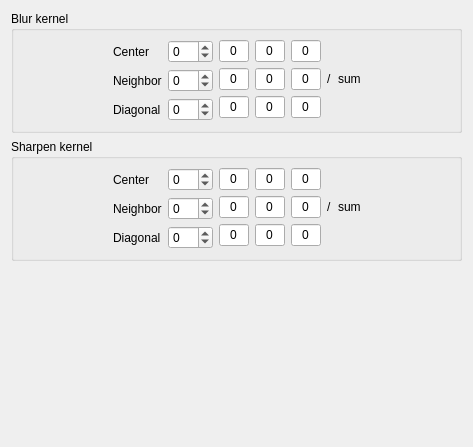
       <widget class="QWidget" name="video_filter">
        <layout class="QVBoxLayout" name="verticalLayout_38">
         <item>
          <widget class="QGroupBox" name="groupBox_5">
           <property name="title">
            <string>Blur kernel</string>
           </property>
           <layout class="QHBoxLayout" name="horizontalLayout_2">
            <item>
             <spacer name="horizontalSpacer_3">
              <property name="orientation">
               <enum>Qt::Horizontal</enum>
              </property>
              <property name="sizeHint" stdset="0">
               <size>
                <width>8</width>
                <height>20</height>
               </size>
              </property>
             </spacer>
            </item>
            <item>
             <layout class="QFormLayout" name="formLayout_5">
              <item row="0" column="0">
               <widget class="QLabel" name="label_31">
                <property name="text">
                 <string>Center</string>
                </property>
               </widget>
              </item>
              <item row="0" column="1">
               <widget class="QSpinBox" name="blur_kern_c">
                <property name="minimum">
                 <number>-99</number>
                </property>
               </widget>
              </item>
              <item row="1" column="0">
               <widget class="QLabel" name="label_32">
                <property name="text">
                 <string>Neighbor</string>
                </property>
               </widget>
              </item>
              <item row="1" column="1">
               <widget class="QSpinBox" name="blur_kern_n">
                <property name="minimum">
                 <number>-99</number>
                </property>
               </widget>
              </item>
              <item row="2" column="0">
               <widget class="QLabel" name="label_33">
                <property name="text">
                 <string>Diagonal</string>
                </property>
               </widget>
              </item>
              <item row="2" column="1">
               <widget class="QSpinBox" name="blur_kern_d">
                <property name="minimum">
                 <number>-99</number>
                </property>
               </widget>
              </item>
             </layout>
            </item>
            <item>
             <layout class="QGridLayout" name="gridLayout">
              <item row="0" column="0">
               <widget class="QLineEdit" name="lineEdit">
                <property name="sizePolicy">
                 <sizepolicy hsizetype="Preferred" vsizetype="Fixed">
                  <horstretch>0</horstretch>
                  <verstretch>0</verstretch>
                 </sizepolicy>
                </property>
                <property name="maximumSize">
                 <size>
                  <width>30</width>
                  <height>16777215</height>
                 </size>
                </property>
                <property name="text">
                 <string notr="true">0</string>
                </property>
                <property name="maxLength">
                 <number>3</number>
                </property>
                <property name="alignment">
                 <set>Qt::AlignCenter</set>
                </property>
                <property name="readOnly">
                 <bool>true</bool>
                </property>
               </widget>
              </item>
              <item row="0" column="1">
               <widget class="QLineEdit" name="lineEdit_2">
                <property name="sizePolicy">
                 <sizepolicy hsizetype="Preferred" vsizetype="Fixed">
                  <horstretch>0</horstretch>
                  <verstretch>0</verstretch>
                 </sizepolicy>
                </property>
                <property name="maximumSize">
                 <size>
                  <width>30</width>
                  <height>16777215</height>
                 </size>
                </property>
                <property name="text">
                 <string notr="true">0</string>
                </property>
                <property name="maxLength">
                 <number>3</number>
                </property>
                <property name="alignment">
                 <set>Qt::AlignCenter</set>
                </property>
                <property name="readOnly">
                 <bool>true</bool>
                </property>
               </widget>
              </item>
              <item row="0" column="2">
               <widget class="QLineEdit" name="lineEdit_3">
                <property name="sizePolicy">
                 <sizepolicy hsizetype="Preferred" vsizetype="Fixed">
                  <horstretch>0</horstretch>
                  <verstretch>0</verstretch>
                 </sizepolicy>
                </property>
                <property name="maximumSize">
                 <size>
                  <width>30</width>
                  <height>16777215</height>
                 </size>
                </property>
                <property name="text">
                 <string notr="true">0</string>
                </property>
                <property name="maxLength">
                 <number>3</number>
                </property>
                <property name="alignment">
                 <set>Qt::AlignCenter</set>
                </property>
                <property name="readOnly">
                 <bool>true</bool>
                </property>
               </widget>
              </item>
              <item row="1" column="0">
               <widget class="QLineEdit" name="lineEdit_4">
                <property name="sizePolicy">
                 <sizepolicy hsizetype="Preferred" vsizetype="Fixed">
                  <horstretch>0</horstretch>
                  <verstretch>0</verstretch>
                 </sizepolicy>
                </property>
                <property name="maximumSize">
                 <size>
                  <width>30</width>
                  <height>16777215</height>
                 </size>
                </property>
                <property name="text">
                 <string notr="true">0</string>
                </property>
                <property name="maxLength">
                 <number>3</number>
                </property>
                <property name="alignment">
                 <set>Qt::AlignCenter</set>
                </property>
                <property name="readOnly">
                 <bool>true</bool>
                </property>
               </widget>
              </item>
              <item row="1" column="1">
               <widget class="QLineEdit" name="lineEdit_5">
                <property name="sizePolicy">
                 <sizepolicy hsizetype="Preferred" vsizetype="Fixed">
                  <horstretch>0</horstretch>
                  <verstretch>0</verstretch>
                 </sizepolicy>
                </property>
                <property name="maximumSize">
                 <size>
                  <width>30</width>
                  <height>16777215</height>
                 </size>
                </property>
                <property name="text">
                 <string notr="true">0</string>
                </property>
                <property name="maxLength">
                 <number>3</number>
                </property>
                <property name="alignment">
                 <set>Qt::AlignCenter</set>
                </property>
                <property name="readOnly">
                 <bool>true</bool>
                </property>
               </widget>
              </item>
              <item row="1" column="2">
               <widget class="QLineEdit" name="lineEdit_6">
                <property name="sizePolicy">
                 <sizepolicy hsizetype="Preferred" vsizetype="Fixed">
                  <horstretch>0</horstretch>
                  <verstretch>0</verstretch>
                 </sizepolicy>
                </property>
                <property name="maximumSize">
                 <size>
                  <width>30</width>
                  <height>16777215</height>
                 </size>
                </property>
                <property name="text">
                 <string notr="true">0</string>
                </property>
                <property name="maxLength">
                 <number>3</number>
                </property>
                <property name="alignment">
                 <set>Qt::AlignCenter</set>
                </property>
                <property name="readOnly">
                 <bool>true</bool>
                </property>
               </widget>
              </item>
              <item row="1" column="3">
               <widget class="QLabel" name="label_41">
                <property name="text">
                 <string notr="true">/</string>
                </property>
               </widget>
              </item>
              <item row="1" column="4">
               <widget class="QLabel" name="blur_sum">
                <property name="text">
                 <string notr="true">sum</string>
                </property>
               </widget>
              </item>
              <item row="2" column="0">
               <widget class="QLineEdit" name="lineEdit_9">
                <property name="sizePolicy">
                 <sizepolicy hsizetype="Preferred" vsizetype="Fixed">
                  <horstretch>0</horstretch>
                  <verstretch>0</verstretch>
                 </sizepolicy>
                </property>
                <property name="maximumSize">
                 <size>
                  <width>30</width>
                  <height>16777215</height>
                 </size>
                </property>
                <property name="text">
                 <string notr="true">0</string>
                </property>
                <property name="maxLength">
                 <number>3</number>
                </property>
                <property name="alignment">
                 <set>Qt::AlignCenter</set>
                </property>
                <property name="readOnly">
                 <bool>true</bool>
                </property>
               </widget>
              </item>
              <item row="2" column="1">
               <widget class="QLineEdit" name="lineEdit_7">
                <property name="sizePolicy">
                 <sizepolicy hsizetype="Preferred" vsizetype="Fixed">
                  <horstretch>0</horstretch>
                  <verstretch>0</verstretch>
                 </sizepolicy>
                </property>
                <property name="maximumSize">
                 <size>
                  <width>30</width>
                  <height>16777215</height>
                 </size>
                </property>
                <property name="text">
                 <string notr="true">0</string>
                </property>
                <property name="maxLength">
                 <number>3</number>
                </property>
                <property name="alignment">
                 <set>Qt::AlignCenter</set>
                </property>
                <property name="readOnly">
                 <bool>true</bool>
                </property>
               </widget>
              </item>
              <item row="2" column="2">
               <widget class="QLineEdit" name="lineEdit_8">
                <property name="sizePolicy">
                 <sizepolicy hsizetype="Preferred" vsizetype="Fixed">
                  <horstretch>0</horstretch>
                  <verstretch>0</verstretch>
                 </sizepolicy>
                </property>
                <property name="maximumSize">
                 <size>
                  <width>30</width>
                  <height>16777215</height>
                 </size>
                </property>
                <property name="text">
                 <string notr="true">0</string>
                </property>
                <property name="maxLength">
                 <number>3</number>
                </property>
                <property name="alignment">
                 <set>Qt::AlignCenter</set>
                </property>
                <property name="readOnly">
                 <bool>true</bool>
                </property>
               </widget>
              </item>
             </layout>
            </item>
            <item>
             <spacer name="horizontalSpacer_4">
              <property name="orientation">
               <enum>Qt::Horizontal</enum>
              </property>
              <property name="sizeHint" stdset="0">
               <size>
                <width>9</width>
                <height>20</height>
               </size>
              </property>
             </spacer>
            </item>
           </layout>
          </widget>
         </item>
         <item>
          <widget class="QGroupBox" name="groupBox_6">
           <property name="title">
            <string>Sharpen kernel</string>
           </property>
           <layout class="QHBoxLayout" name="horizontalLayout_3">
            <item>
             <spacer name="horizontalSpacer_2">
              <property name="orientation">
               <enum>Qt::Horizontal</enum>
              </property>
              <property name="sizeHint" stdset="0">
               <size>
                <width>90</width>
                <height>20</height>
               </size>
              </property>
             </spacer>
            </item>
            <item>
             <layout class="QFormLayout" name="formLayout_6">
              <item row="0" column="0">
               <widget class="QLabel" name="label_35">
                <property name="text">
                 <string>Center</string>
                </property>
               </widget>
              </item>
              <item row="0" column="1">
               <widget class="QSpinBox" name="sharpen_kern_c">
                <property name="minimum">
                 <number>-99</number>
                </property>
               </widget>
              </item>
              <item row="1" column="0">
               <widget class="QLabel" name="label_36">
                <property name="text">
                 <string>Neighbor</string>
                </property>
               </widget>
              </item>
              <item row="1" column="1">
               <widget class="QSpinBox" name="sharpen_kern_n">
                <property name="minimum">
                 <number>-99</number>
                </property>
               </widget>
              </item>
              <item row="2" column="0">
               <widget class="QLabel" name="label_37">
                <property name="text">
                 <string>Diagonal</string>
                </property>
               </widget>
              </item>
              <item row="2" column="1">
               <widget class="QSpinBox" name="sharpen_kern_d">
                <property name="minimum">
                 <number>-99</number>
                </property>
               </widget>
              </item>
             </layout>
            </item>
            <item>
             <layout class="QGridLayout" name="gridLayout_2">
              <item row="0" column="0">
               <widget class="QLineEdit" name="lineEdit_10">
                <property name="sizePolicy">
                 <sizepolicy hsizetype="Preferred" vsizetype="Fixed">
                  <horstretch>0</horstretch>
                  <verstretch>0</verstretch>
                 </sizepolicy>
                </property>
                <property name="maximumSize">
                 <size>
                  <width>30</width>
                  <height>16777215</height>
                 </size>
                </property>
                <property name="text">
                 <string notr="true">0</string>
                </property>
                <property name="maxLength">
                 <number>3</number>
                </property>
                <property name="alignment">
                 <set>Qt::AlignCenter</set>
                </property>
                <property name="readOnly">
                 <bool>true</bool>
                </property>
               </widget>
              </item>
              <item row="0" column="1">
               <widget class="QLineEdit" name="lineEdit_11">
                <property name="sizePolicy">
                 <sizepolicy hsizetype="Preferred" vsizetype="Fixed">
                  <horstretch>0</horstretch>
                  <verstretch>0</verstretch>
                 </sizepolicy>
                </property>
                <property name="maximumSize">
                 <size>
                  <width>30</width>
                  <height>16777215</height>
                 </size>
                </property>
                <property name="text">
                 <string notr="true">0</string>
                </property>
                <property name="maxLength">
                 <number>3</number>
                </property>
                <property name="alignment">
                 <set>Qt::AlignCenter</set>
                </property>
                <property name="readOnly">
                 <bool>true</bool>
                </property>
               </widget>
              </item>
              <item row="0" column="2">
               <widget class="QLineEdit" name="lineEdit_12">
                <property name="sizePolicy">
                 <sizepolicy hsizetype="Preferred" vsizetype="Fixed">
                  <horstretch>0</horstretch>
                  <verstretch>0</verstretch>
                 </sizepolicy>
                </property>
                <property name="maximumSize">
                 <size>
                  <width>30</width>
                  <height>16777215</height>
                 </size>
                </property>
                <property name="text">
                 <string notr="true">0</string>
                </property>
                <property name="maxLength">
                 <number>3</number>
                </property>
                <property name="alignment">
                 <set>Qt::AlignCenter</set>
                </property>
                <property name="readOnly">
                 <bool>true</bool>
                </property>
               </widget>
              </item>
              <item row="1" column="0">
               <widget class="QLineEdit" name="lineEdit_13">
                <property name="sizePolicy">
                 <sizepolicy hsizetype="Preferred" vsizetype="Fixed">
                  <horstretch>0</horstretch>
                  <verstretch>0</verstretch>
                 </sizepolicy>
                </property>
                <property name="maximumSize">
                 <size>
                  <width>30</width>
                  <height>16777215</height>
                 </size>
                </property>
                <property name="text">
                 <string notr="true">0</string>
                </property>
                <property name="maxLength">
                 <number>3</number>
                </property>
                <property name="alignment">
                 <set>Qt::AlignCenter</set>
                </property>
                <property name="readOnly">
                 <bool>true</bool>
                </property>
               </widget>
              </item>
              <item row="1" column="1">
               <widget class="QLineEdit" name="lineEdit_14">
                <property name="sizePolicy">
                 <sizepolicy hsizetype="Preferred" vsizetype="Fixed">
                  <horstretch>0</horstretch>
                  <verstretch>0</verstretch>
                 </sizepolicy>
                </property>
                <property name="maximumSize">
                 <size>
                  <width>30</width>
                  <height>16777215</height>
                 </size>
                </property>
                <property name="text">
                 <string notr="true">0</string>
                </property>
                <property name="maxLength">
                 <number>3</number>
                </property>
                <property name="alignment">
                 <set>Qt::AlignCenter</set>
                </property>
                <property name="readOnly">
                 <bool>true</bool>
                </property>
               </widget>
              </item>
              <item row="1" column="2">
               <widget class="QLineEdit" name="lineEdit_15">
                <property name="sizePolicy">
                 <sizepolicy hsizetype="Preferred" vsizetype="Fixed">
                  <horstretch>0</horstretch>
                  <verstretch>0</verstretch>
                 </sizepolicy>
                </property>
                <property name="maximumSize">
                 <size>
                  <width>30</width>
                  <height>16777215</height>
                 </size>
                </property>
                <property name="text">
                 <string notr="true">0</string>
                </property>
                <property name="maxLength">
                 <number>3</number>
                </property>
                <property name="alignment">
                 <set>Qt::AlignCenter</set>
                </property>
                <property name="readOnly">
                 <bool>true</bool>
                </property>
               </widget>
              </item>
              <item row="1" column="3">
               <widget class="QLabel" name="label_44">
                <property name="text">
                 <string notr="true">/</string>
                </property>
               </widget>
              </item>
              <item row="1" column="4">
               <widget class="QLabel" name="sharpen_sum">
                <property name="text">
                 <string notr="true">sum</string>
                </property>
               </widget>
              </item>
              <item row="2" column="0">
               <widget class="QLineEdit" name="lineEdit_16">
                <property name="sizePolicy">
                 <sizepolicy hsizetype="Preferred" vsizetype="Fixed">
                  <horstretch>0</horstretch>
                  <verstretch>0</verstretch>
                 </sizepolicy>
                </property>
                <property name="maximumSize">
                 <size>
                  <width>30</width>
                  <height>16777215</height>
                 </size>
                </property>
                <property name="text">
                 <string notr="true">0</string>
                </property>
                <property name="maxLength">
                 <number>3</number>
                </property>
                <property name="alignment">
                 <set>Qt::AlignCenter</set>
                </property>
                <property name="readOnly">
                 <bool>true</bool>
                </property>
               </widget>
              </item>
              <item row="2" column="1">
               <widget class="QLineEdit" name="lineEdit_17">
                <property name="sizePolicy">
                 <sizepolicy hsizetype="Preferred" vsizetype="Fixed">
                  <horstretch>0</horstretch>
                  <verstretch>0</verstretch>
                 </sizepolicy>
                </property>
                <property name="maximumSize">
                 <size>
                  <width>30</width>
                  <height>16777215</height>
                 </size>
                </property>
                <property name="text">
                 <string notr="true">0</string>
                </property>
                <property name="maxLength">
                 <number>3</number>
                </property>
                <property name="alignment">
                 <set>Qt::AlignCenter</set>
                </property>
                <property name="readOnly">
                 <bool>true</bool>
                </property>
               </widget>
              </item>
              <item row="2" column="2">
               <widget class="QLineEdit" name="lineEdit_18">
                <property name="sizePolicy">
                 <sizepolicy hsizetype="Preferred" vsizetype="Fixed">
                  <horstretch>0</horstretch>
                  <verstretch>0</verstretch>
                 </sizepolicy>
                </property>
                <property name="maximumSize">
                 <size>
                  <width>30</width>
                  <height>16777215</height>
                 </size>
                </property>
                <property name="text">
                 <string notr="true">0</string>
                </property>
                <property name="maxLength">
                 <number>3</number>
                </property>
                <property name="alignment">
                 <set>Qt::AlignCenter</set>
                </property>
                <property name="readOnly">
                 <bool>true</bool>
                </property>
               </widget>
              </item>
             </layout>
            </item>
            <item>
             <spacer name="horizontalSpacer_5">
              <property name="orientation">
               <enum>Qt::Horizontal</enum>
              </property>
              <property name="sizeHint" stdset="0">
               <size>
                <width>89</width>
                <height>20</height>
               </size>
              </property>
             </spacer>
            </item>
           </layout>
          </widget>
         </item>
         <item>
          <spacer name="verticalSpacer_5">
           <property name="orientation">
            <enum>Qt::Vertical</enum>
           </property>
           <property name="sizeHint" stdset="0">
            <size>
             <width>20</width>
             <height>175</height>
            </size>
           </property>
          </spacer>
         </item>
        </layout>
       </widget>
